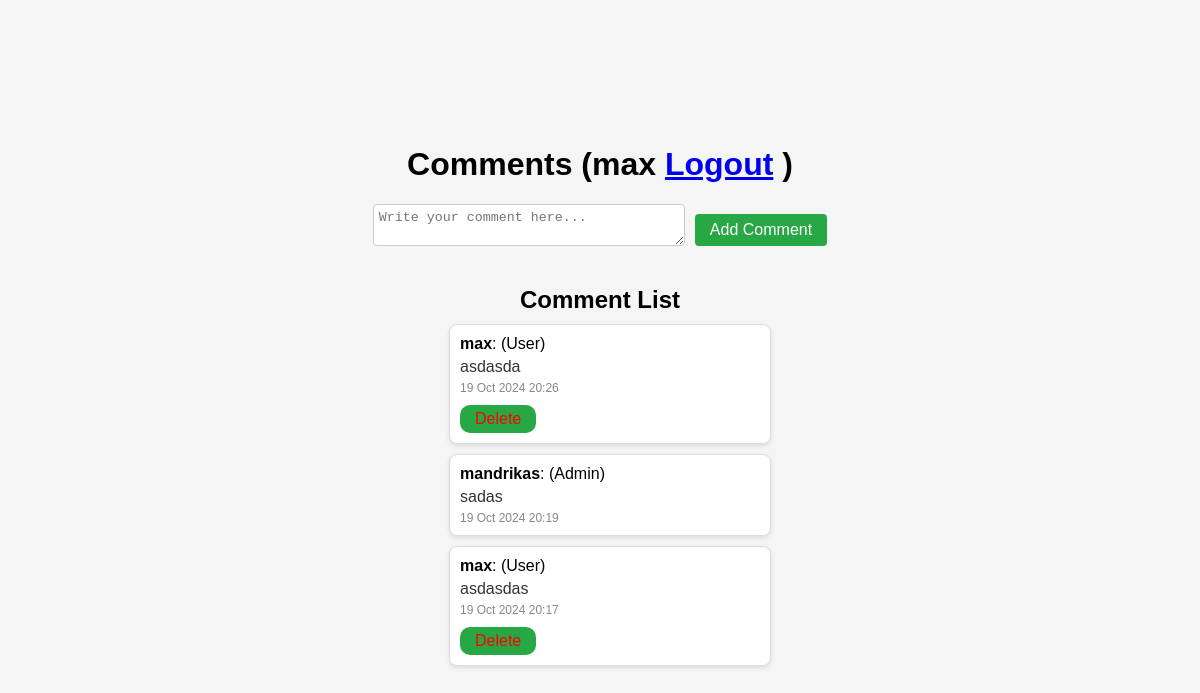
/accounts/comments/ (signed in), run on the app's committed database.
### accounts/models.py (models this page shows, shortened)
class Comment(models.Model):
    user = models.ForeignKey(User, on_delete=models.CASCADE)
    text = models.TextField()
    created_at = models.DateTimeField(auto_now_add=True)

### accounts/views.py (the view, shortened to what this page needs)
# urls.py: path('comments/', comments_view, name='comments'),
@login_required(login_url='/login/')
def comments_view(request):
    is_admin = request.user.groups.filter(name='Admin').exists()
    is_moderator = request.user.groups.filter(name='Moderator').exists()
    comments = Comment.objects.all().order_by('-created_at')
    user_group_form = UserGroupForm()
    return render(request, 'accounts/comments.html', {
        'comments': comments,
        'is_admin': is_admin,
        'is_moderator': is_moderator,
        'user_group_form': user_group_form,
        'user': request.user
    })

### accounts/views.py
class UserGroupForm(forms.Form):
    group = forms.ModelChoiceField(queryset=Group.objects.all(), required=True)

### accounts/templates/accounts/comments.html (shortened to what this page needs)
<!DOCTYPE html>
<html lang="en">
<head>
    {% load static %}
    <link rel="stylesheet" type="text/css" href="{% static 'accounts/style_reg.css' %}">
</head>
<body>
    <h1>Comments ({{ user.username }} <a href="{% url 'logout' %}">Logout</a> )</h1>
    <form method="post" id="comment-form">
        <textarea name="comment" id="comment" placeholder="Write your comment here..." required></textarea>
        <button type="submit">Add Comment</button>
    </form>
    <h2>Comment List</h2>
<div id="comment-list">
    {% for comment in comments %}
        <div class="comment-box">
            <strong>{{ comment.user.username }}</strong>:
            {% if comment.user.groups.exists %}
                ({{ comment.user.groups.first.name }})
            {% else %}
                (User)
            {% endif %}
            <div class="comment-text">{{ comment.text }}</div>
            <div class="comment-date">{{ comment.created_at|date:"d M Y H:i" }}</div>
            {% if comment.user == user or is_admin or is_moderator %}
                <form action="{% url 'delete_comment' comment.id %}" method="post" style="display:inline;">
                    <button type="submit" style="color: red;">Delete</button>
                </form>
            {% endif %}
    </div>
{% endfor %}
</div>
</body>
</html>

### accounts/static/accounts/style_reg.css (style rules this page uses)
body { font-family: Arial, sans-serif; background-color: #f0f0f0; display: flex; justify-content: center; align-items: center; height: 100vh; margin: 0; }
button { background-color: #4CAF50; color: white; border: none; border-radius: 10px; padding: 10px 20px; text-align: center; display: inline-block; font-size: 16px; cursor: pointer; transition: background-color 0.3s; }
textarea { width: 300px; height: 50px; }
button { margin-top: 10px; padding: 5px 15px; background-color: #28a745; color: white; border: none; cursor: pointer; }
#comment-list { list-style-type: disc; padding-left: 20px; }

### accounts/templates/accounts/comments.html (style rules this page uses)
body { display: flex; justify-content: center; align-items: center; flex-direction: column; height: 100vh; margin: 0; background-color: #f5f5f5; }
#comment-form { display: flex; align-items: center; gap: 10px; margin-bottom: 20px; }
#comment-form textarea { width: 300px; height: 30px; border: 1px solid #ccc; border-radius: 4px; padding: 5px; }
#comment-form button { padding: 7px 15px; background-color: #28a745; color: white; border: none; border-radius: 4px; cursor: pointer; }
h2 { margin-bottom: 10px; }
.comment-box { background-color: #ffffff; border: 1px solid #ddd; border-radius: 8px; padding: 10px; margin-bottom: 10px; width: 300px; box-shadow: 0 2px 5px rgba(0, 0, 0, 0.1); }
.comment-date { font-size: 12px; color: #888; margin-top: 5px; }
.comment-text { font-size: 16px; color: #333; margin-top: 5px; }

### data on the page
Comment: user.username "max", user.groups.first.name "User", text "asdasda", created_at "19 Oct 2024 20:26", shows "Delete"
Comment: user.username "mandrikas", user.groups.first.name "Admin", text "sadas", created_at "19 Oct 2024 20:19"
Comment: user.username "max", user.groups.first.name "User", text "asdasdas", created_at "19 Oct 2024 20:17", shows "Delete"

### other printed values
{{ user.username }} "max"
